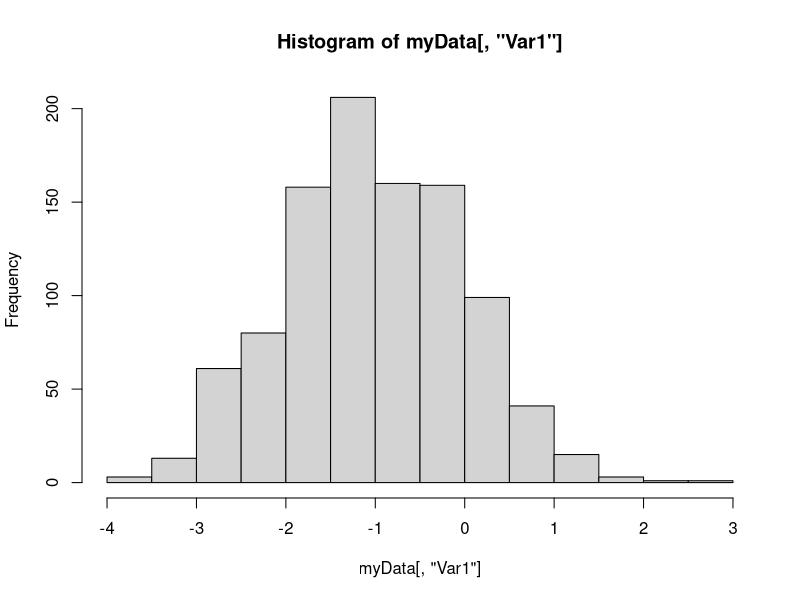
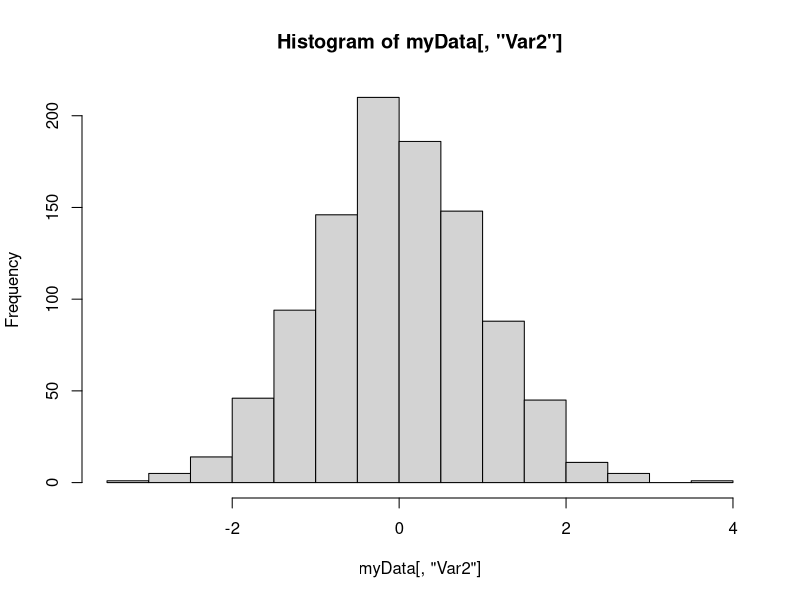
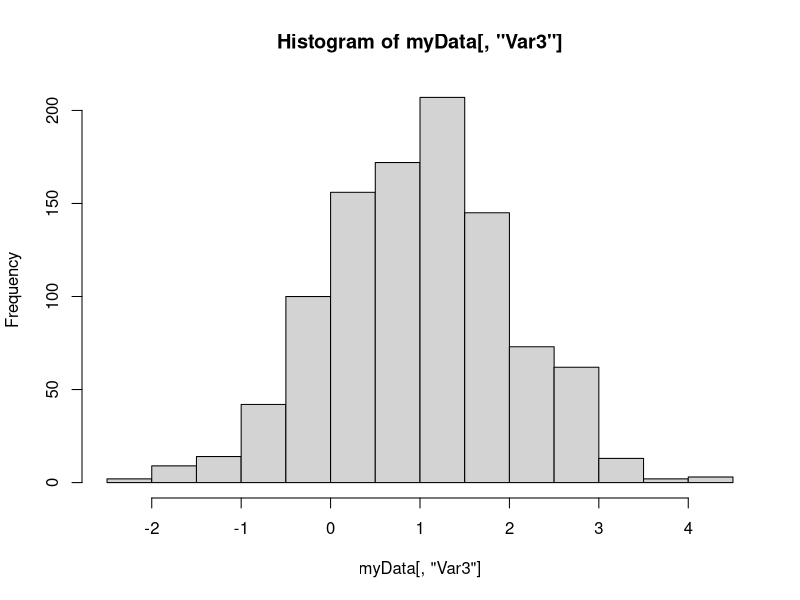
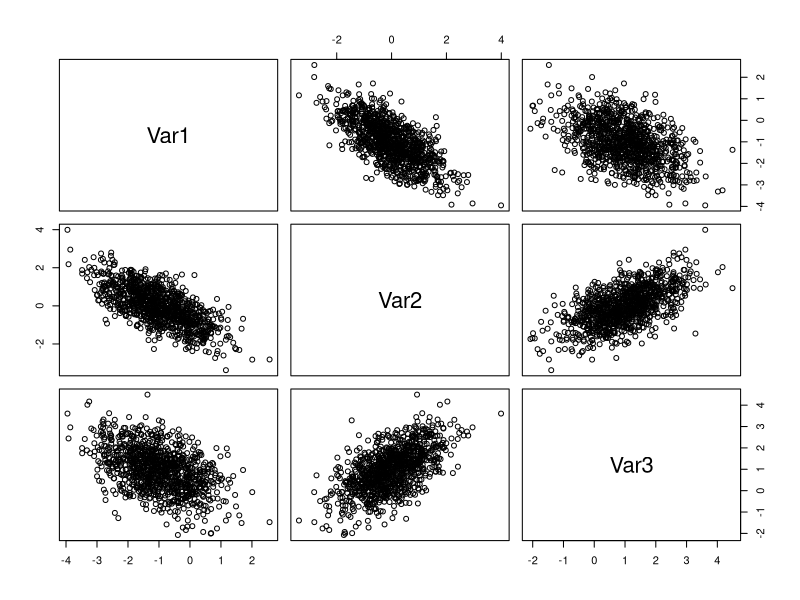

Generate these figures, in order, with R:
#Multivariate normal data can be generated from mvrnorm in MASS package
library(MASS)
mySigma = matrix(c(1, -0.7, -0.5, -0.7, 1, 0.6, -0.5, 0.6, 1), nrow=3)
myMean = c(-1, 0, 1)
myData = mvrnorm(n=1000, myMean, mySigma)
colnames(myData) = c("Var1", "Var2", "Var3")
hist(myData[,"Var1"])
hist(myData[,"Var2"])
hist(myData[,"Var3"])
pairs(myData)
